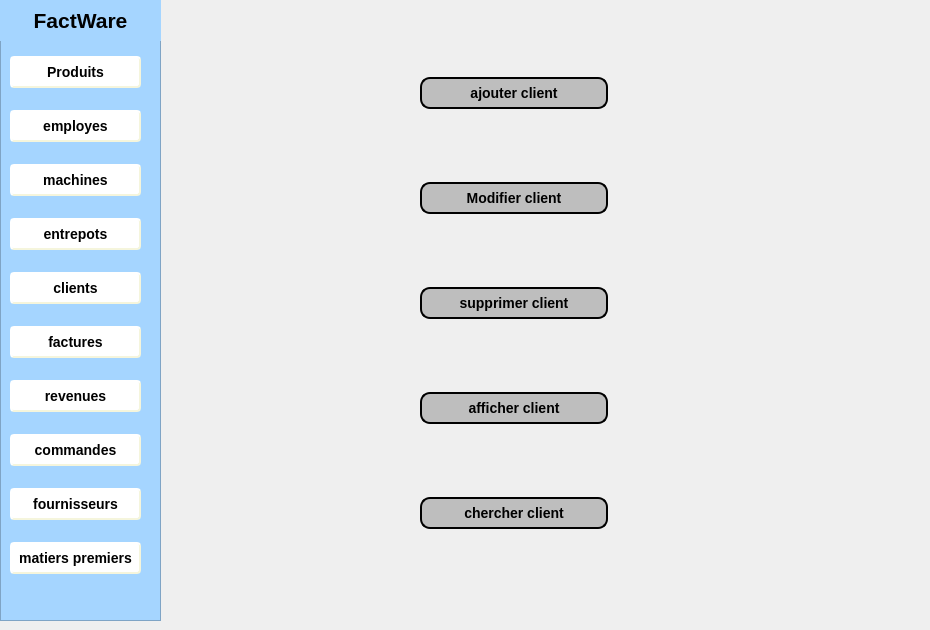
    <widget class="QWidget" name="page">
     <widget class="QWidget" name="layoutWidget_3">
      <property name="geometry">
       <rect>
        <x>420</x>
        <y>10</y>
        <width>188</width>
        <height>591</height>
       </rect>
      </property>
      <layout class="QVBoxLayout" name="verticalLayout_9">
       <item>
        <widget class="QPushButton" name="ajouterclient">
         <property name="cursor">
          <cursorShape>PointingHandCursor</cursorShape>
         </property>
         <property name="styleSheet">
          <string notr="true">QPushButton {
	font: 75 10pt &quot;MS Shell Dlg 2&quot;;
 background-color: rgb(190, 190, 190);
    border-style: outset;
    border-width: 2px;
    border-radius: 10px;
    border-color: black;
    font: bold 14px;
    min-width: 10em;
    padding: 6px;
}
QPushButton:pressed {
    background-color:(255, 255, 255, 10);
    border-style: inset;
  border-color: beige;
}</string>
         </property>
         <property name="text">
          <string>ajouter client</string>
         </property>
         <property name="icon">
          <iconset>
           <normaloff>../../Desktop/images qt/icon1.png</normaloff>../../Desktop/images qt/icon1.png</iconset>
         </property>
        </widget>
       </item>
       <item>
        <widget class="QPushButton" name="modifierclient">
         <property name="cursor">
          <cursorShape>PointingHandCursor</cursorShape>
         </property>
         <property name="styleSheet">
          <string notr="true">QPushButton {
	font: 75 10pt &quot;MS Shell Dlg 2&quot;;
    background-color: rgb(190, 190, 190);
    border-style: outset;
    border-width: 2px;
    border-radius: 10px;
    border-color: black;
    font: bold 14px;
    min-width: 10em;
    padding: 6px;
}
QPushButton:pressed {
    background-color:(255, 255, 255, 10);
    border-style: inset;
  border-color: beige;
}</string>
         </property>
         <property name="text">
          <string>Modifier client</string>
         </property>
         <property name="icon">
          <iconset>
           <normaloff>../../Desktop/images qt/icon2.png</normaloff>../../Desktop/images qt/icon2.png</iconset>
         </property>
        </widget>
       </item>
       <item>
        <widget class="QPushButton" name="supprimerclient">
         <property name="cursor">
          <cursorShape>PointingHandCursor</cursorShape>
         </property>
         <property name="styleSheet">
          <string notr="true">QPushButton {
	font: 75 10pt &quot;MS Shell Dlg 2&quot;;
    background-color: rgb(190, 190, 190);
    border-style: outset;
    border-width: 2px;
    border-radius: 10px;
    border-color: black;
    font: bold 14px;
    min-width: 10em;
    padding: 6px;
}
QPushButton:pressed {
    background-color:(255, 255, 255, 10);
    border-style: inset;
  border-color: beige;
}</string>
         </property>
         <property name="text">
          <string>supprimer client</string>
         </property>
         <property name="icon">
          <iconset>
           <normaloff>../../Desktop/images qt/icon3.png</normaloff>../../Desktop/images qt/icon3.png</iconset>
         </property>
        </widget>
       </item>
       <item>
        <widget class="QPushButton" name="afficherclient">
         <property name="cursor">
          <cursorShape>PointingHandCursor</cursorShape>
         </property>
         <property name="styleSheet">
          <string notr="true">QPushButton {
	font: 75 10pt &quot;MS Shell Dlg 2&quot;;
    background-color: rgb(190, 190, 190);
    border-style: outset;
    border-width: 2px;
    border-radius: 10px;
    border-color: black;
    font: bold 14px;
    min-width: 10em;
    padding: 6px;
}
QPushButton:pressed {
    background-color:(255, 255, 255, 10);
    border-style: inset;
  border-color: beige;
}</string>
         </property>
         <property name="text">
          <string>afficher client</string>
         </property>
         <property name="icon">
          <iconset>
           <normaloff>../../Desktop/images qt/icon4.png</normaloff>../../Desktop/images qt/icon4.png</iconset>
         </property>
        </widget>
       </item>
       <item>
        <widget class="QPushButton" name="chercherclient">
         <property name="cursor">
          <cursorShape>PointingHandCursor</cursorShape>
         </property>
         <property name="styleSheet">
          <string notr="true">QPushButton {
	font: 75 10pt &quot;MS Shell Dlg 2&quot;;
    background-color: rgb(190, 190, 190);
    border-style: outset;
    border-width: 2px;
    border-radius: 10px;
    border-color: black;
    font: bold 14px;
    min-width: 10em;
    padding: 6px;
}
QPushButton:pressed {
    background-color:(255, 255, 255, 10);
    border-style: inset;
  border-color: beige;
}</string>
         </property>
         <property name="text">
          <string>chercher client</string>
         </property>
         <property name="icon">
          <iconset>
           <normaloff>../../Desktop/images qt/icon5.png</normaloff>../../Desktop/images qt/icon5.png</iconset>
         </property>
        </widget>
       </item>
      </layout>
     </widget>
     <widget class="QFrame" name="frame_3">
      <property name="geometry">
       <rect>
        <x>0</x>
        <y>0</y>
        <width>161</width>
        <height>621</height>
       </rect>
      </property>
      <property name="styleSheet">
       <string notr="true">QFrame{
background-color:rgb(165, 213, 255);}</string>
      </property>
      <property name="frameShape">
       <enum>QFrame::StyledPanel</enum>
      </property>
      <property name="frameShadow">
       <enum>QFrame::Raised</enum>
      </property>
      <widget class="QLabel" name="label_9">
       <property name="geometry">
        <rect>
         <x>0</x>
         <y>0</y>
         <width>161</width>
         <height>41</height>
        </rect>
       </property>
       <property name="text">
        <string>&lt;html&gt;&lt;head/&gt;&lt;body&gt;&lt;p align=&quot;center&quot;&gt;&lt;span style=&quot; font-size:16pt; font-weight:600;&quot;&gt;FactWare&lt;/span&gt;&lt;/p&gt;&lt;/body&gt;&lt;/html&gt;</string>
       </property>
      </widget>
      <widget class="QWidget" name="layoutWidget_4">
       <property name="geometry">
        <rect>
         <x>10</x>
         <y>40</y>
         <width>131</width>
         <height>551</height>
        </rect>
       </property>
       <layout class="QVBoxLayout" name="verticalLayout_6">
        <item>
         <widget class="QPushButton" name="pushButton_51">
          <property name="styleSheet">
           <string notr="true">QPushButton {
    background-color: white;
    border-style: outset;
    border-width: 2px;
    border-radius: 4px;
    border-color: beige;
    font: bold 14px;
    min-width: 5em;
    padding: 6px;
}
QPushButton:pressed {
    background-color:gray;
    border-style: inset;
}</string>
          </property>
          <property name="text">
           <string>Produits</string>
          </property>
         </widget>
        </item>
        <item>
         <widget class="QPushButton" name="pushButton_52">
          <property name="styleSheet">
           <string notr="true">QPushButton {
    background-color: white;
    border-style: outset;
    border-width: 2px;
    border-radius: 4px;
    border-color: beige;
    font: bold 14px;
    min-width: 5em;
    padding: 6px;
}
QPushButton:pressed {
    background-color:gray;
    border-style: inset;
}</string>
          </property>
          <property name="text">
           <string>employes</string>
          </property>
         </widget>
        </item>
        <item>
         <widget class="QPushButton" name="pushButton_53">
          <property name="styleSheet">
           <string notr="true">QPushButton {
    background-color: white;
    border-style: outset;
    border-width: 2px;
    border-radius: 4px;
    border-color: beige;
    font: bold 14px;
    min-width: 5em;
    padding: 6px;
}
QPushButton:pressed {
    background-color:gray;
    border-style: inset;
}</string>
          </property>
          <property name="text">
           <string>machines</string>
          </property>
         </widget>
        </item>
        <item>
         <widget class="QPushButton" name="pushButton_54">
          <property name="styleSheet">
           <string notr="true">QPushButton {
    background-color: white;
    border-style: outset;
    border-width: 2px;
    border-radius: 4px;
    border-color: beige;
    font: bold 14px;
    min-width: 5em;
    padding: 6px;
}
QPushButton:pressed {
    background-color:gray;
    border-style: inset;
}</string>
          </property>
          <property name="text">
           <string>entrepots</string>
          </property>
         </widget>
        </item>
        <item>
         <widget class="QPushButton" name="pushButton_55">
          <property name="styleSheet">
           <string notr="true">QPushButton {
    background-color: white;
    border-style: outset;
    border-width: 2px;
    border-radius: 4px;
    border-color: beige;
    font: bold 14px;
    min-width: 5em;
    padding: 6px;
}
QPushButton:pressed {
    background-color:gray;
    border-style: inset;
}</string>
          </property>
          <property name="text">
           <string>clients</string>
          </property>
          <property name="icon">
           <iconset>
            <normaloff>../../Desktop/images qt/fleche_droite.png</normaloff>../../Desktop/images qt/fleche_droite.png</iconset>
          </property>
         </widget>
        </item>
        <item>
         <widget class="QPushButton" name="pushButton_56">
          <property name="styleSheet">
           <string notr="true">QPushButton {
    background-color: white;
    border-style: outset;
    border-width: 2px;
    border-radius: 4px;
    border-color: beige;
    font: bold 14px;
    min-width: 5em;
    padding: 6px;
}
QPushButton:pressed {
    background-color:gray;
    border-style: inset;
}</string>
          </property>
          <property name="text">
           <string>factures</string>
          </property>
         </widget>
        </item>
        <item>
         <widget class="QPushButton" name="pushButton_57">
          <property name="styleSheet">
           <string notr="true">QPushButton {
    background-color: white;
    border-style: outset;
    border-width: 2px;
    border-radius: 4px;
    border-color: beige;
    font: bold 14px;
    min-width: 5em;
    padding: 6px;
}
QPushButton:pressed {
    background-color:gray;
    border-style: inset;
}</string>
          </property>
          <property name="text">
           <string>revenues</string>
          </property>
         </widget>
        </item>
        <item>
         <widget class="QPushButton" name="commande_1">
          <property name="styleSheet">
           <string notr="true">QPushButton {
    background-color: white;
    border-style: outset;
    border-width: 2px;
    border-radius: 4px;
    border-color: beige;
    font: bold 14px;
    min-width: 5em;
    padding: 6px;
}
QPushButton:pressed {
    background-color:gray;
    border-style: inset;
}</string>
          </property>
          <property name="text">
           <string>commandes</string>
          </property>
         </widget>
        </item>
        <item>
         <widget class="QPushButton" name="pushButton_59">
          <property name="styleSheet">
           <string notr="true">QPushButton {
    background-color: white;
    border-style: outset;
    border-width: 2px;
    border-radius: 4px;
    border-color: beige;
    font: bold 14px;
    min-width: 5em;
    padding: 6px;
}
QPushButton:pressed {
    background-color:gray;
    border-style: inset;
}</string>
          </property>
          <property name="text">
           <string>fournisseurs</string>
          </property>
         </widget>
        </item>
        <item>
         <widget class="QPushButton" name="pushButton_60">
          <property name="styleSheet">
           <string notr="true">QPushButton {
    background-color: white;
    border-style: outset;
    border-width: 2px;
    border-radius: 4px;
    border-color: beige;
    font: bold 14px;
    min-width: 5em;
    padding: 6px;
}
QPushButton:pressed {
    background-color:gray;
    border-style: inset;
}</string>
          </property>
          <property name="text">
           <string>matiers premiers</string>
          </property>
         </widget>
        </item>
       </layout>
      </widget>
     </widget>
     <widget class="QLabel" name="label_26">
      <property name="geometry">
       <rect>
        <x>140</x>
        <y>0</y>
        <width>781</width>
        <height>621</height>
       </rect>
      </property>
      <property name="text">
       <string/>
      </property>
      <property name="pixmap">
       <pixmap>../../Desktop/images qt/client.jpg</pixmap>
      </property>
      <property name="scaledContents">
       <bool>true</bool>
      </property>
     </widget>
     <zorder>label_26</zorder>
     <zorder>layoutWidget_3</zorder>
     <zorder>frame_3</zorder>
    </widget>
